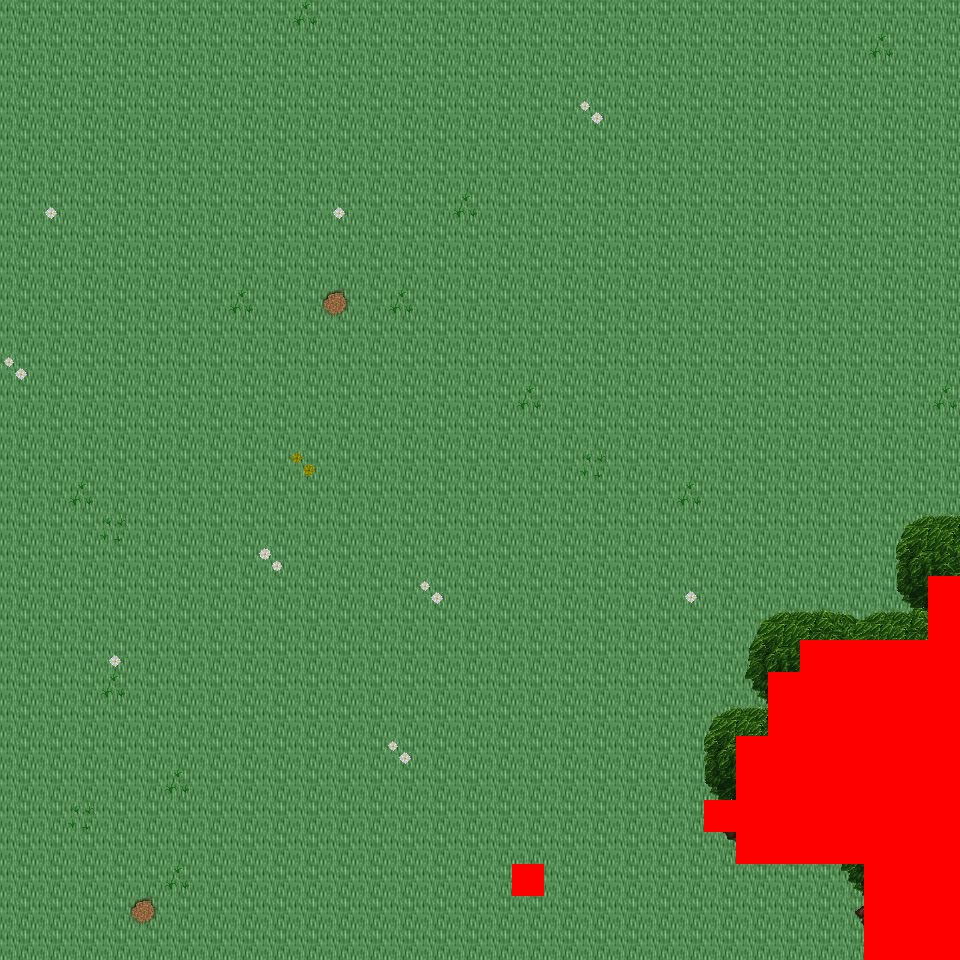

Tiled map render using the project's own tile images. Description and the map definition, with tile-layer contents summarised, below:
An orthogonal 30x30 tile map with 32x32 px tiles, 6 tile layers (Ground, Object, Object2, Above, ...), 48 tilesets and 3 objects (3x mapExit).

<map version="1.0" orientation="orthogonal" renderorder="right-down" width="30" height="30" tilewidth="32" tileheight="32" nextobjectid="4">
  <tileset firstgid="1" name="tileset_logic_collision" tilewidth="32" tileheight="32" tilecount="1" columns="1">
    <image source="../drawable/tileset_logic_collision.png" width="32" height="32" />
  </tileset>
  <tileset firstgid="2" name="tileset_ground_ground" tilewidth="32" tileheight="32" tilecount="33" columns="3">
    <image source="../drawable/tileset_ground_ground.png" width="96" height="352" />
  </tileset>
  <tileset firstgid="35" name="tileset_ground_water_water" tilewidth="32" tileheight="32" tilecount="24" columns="3">
    <image source="../drawable/tileset_ground_water_water.png" width="96" height="256" />
  </tileset>
  <tileset firstgid="59" name="tileset_plant_grasses" tilewidth="32" tileheight="32" tilecount="6" columns="3">
    <image source="../drawable/tileset_plant_grasses.png" width="96" height="64" />
  </tileset>
  <tileset firstgid="65" name="tileset_ground_grass_edges" tilewidth="32" tileheight="32" tilecount="36" columns="12">
    <image source="../drawable/tileset_ground_grass_edges.png" width="384" height="96" />
  </tileset>
  <tileset firstgid="101" name="tileset_plant_tree_tree_green" tilewidth="32" tileheight="32" tilecount="88" columns="8">
    <image source="../drawable/tileset_plant_tree_tree_green.png" width="256" height="352" />
  </tileset>
  <tileset firstgid="189" name="tileset_ground_water_pool_grassy" tilewidth="32" tileheight="32" tilecount="27" columns="9">
    <image source="../drawable/tileset_ground_water_pool_grassy.png" width="288" height="96" />
  </tileset>
  <tileset firstgid="216" name="tileset_ground_water_water_corners" tilewidth="32" tileheight="32" tilecount="12" columns="6">
    <image source="../drawable/tileset_ground_water_water_corners.png" width="192" height="64" />
  </tileset>
  <tileset firstgid="228" name="tileset_plant_flower_daisy_blue" tilewidth="32" tileheight="32" tilecount="8" columns="2">
    <image source="../drawable/tileset_plant_flower_daisy_blue.png" width="64" height="128" />
  </tileset>
  <tileset firstgid="236" name="tileset_ground_water_channels_grassy" tilewidth="32" tileheight="32" tilecount="6" columns="3">
    <image source="../drawable/tileset_ground_water_channels_grassy.png" width="96" height="64" />
  </tileset>
  <tileset firstgid="242" name="tileset_plant_flower_daisy_yellow" tilewidth="32" tileheight="32" tilecount="8" columns="2">
    <image source="../drawable/tileset_plant_flower_daisy_yellow.png" width="64" height="128" />
  </tileset>
  <tileset firstgid="250" name="tileset_plant_flower_daisy_white" tilewidth="32" tileheight="32" tilecount="8" columns="2">
    <image source="../drawable/tileset_plant_flower_daisy_white.png" width="64" height="128" />
  </tileset>
  <tileset firstgid="258" name="tileset_building_wall_wall_brown" tilewidth="32" tileheight="32" tilecount="12" columns="3">
    <image source="../drawable/tileset_building_wall_wall_brown.png" width="96" height="128" />
  </tileset>
  <tileset firstgid="270" name="tileset_plant_bush_bushes" tilewidth="32" tileheight="32" tilecount="10" columns="5">
    <image source="../drawable/tileset_plant_bush_bushes.png" width="160" height="64" />
  </tileset>
  <tileset firstgid="280" name="tileset_plant_vine" tilewidth="32" tileheight="32" tilecount="3" columns="1">
    <image source="../drawable/tileset_plant_vine.png" width="32" height="96" />
  </tileset>
  <tileset firstgid="283" name="tileset_building_decoration_rocks_2" tilewidth="32" tileheight="32" tilecount="2" columns="1">
    <image source="../drawable/tileset_building_decoration_rocks_2.png" width="32" height="64" />
  </tileset>
  <tileset firstgid="285" name="tileset_plant_stump_stump_green" tilewidth="32" tileheight="32" tilecount="4" columns="2">
    <image source="../drawable/tileset_plant_stump_stump_green.png" width="64" height="64" />
  </tileset>
  <tileset firstgid="289" name="tileset_building_decoration_green_block" tilewidth="32" tileheight="32" tilecount="4" columns="2">
    <image source="../drawable/tileset_building_decoration_green_block.png" width="64" height="64" />
  </tileset>
  <tileset firstgid="293" name="tileset_plant_tree_tree_golden_small" tilewidth="32" tileheight="32" tilecount="6" columns="2">
    <image source="../drawable/tileset_plant_tree_tree_golden_small.png" width="64" height="96" />
  </tileset>
  <tileset firstgid="299" name="tileset_plant_flower_daisy_red" tilewidth="32" tileheight="32" tilecount="8" columns="2">
    <image source="../drawable/tileset_plant_flower_daisy_red.png" width="64" height="128" />
  </tileset>
  <tileset firstgid="307" name="tileset_plant_stump_stump_purple" tilewidth="32" tileheight="32" tilecount="4" columns="2">
    <image source="../drawable/tileset_plant_stump_stump_purple.png" width="64" height="64" />
  </tileset>
  <tileset firstgid="311" name="tileset_item_pot_dark_barrel" tilewidth="32" tileheight="32" tilecount="2" columns="1">
    <image source="../drawable/tileset_item_pot_dark_barrel.png" width="32" height="64" />
  </tileset>
  <tileset firstgid="313" name="tileset_ground_ladder_vertical_dark" tilewidth="32" tileheight="32" tilecount="3" columns="3">
    <image source="../drawable/tileset_ground_ladder_vertical_dark.png" width="96" height="32" />
  </tileset>
  <tileset firstgid="316" name="tileset_item_statue_green_stone" tilewidth="32" tileheight="32" tilecount="12" columns="4">
    <image source="../drawable/tileset_item_statue_green_stone.png" width="128" height="96" />
  </tileset>
  <tileset firstgid="328" name="tileset_item_statue_grey_stone" tilewidth="32" tileheight="32" tilecount="4" columns="2">
    <image source="../drawable/tileset_item_statue_grey_stone.png" width="64" height="64" />
  </tileset>
  <tileset firstgid="332" name="tileset_ground_rock_pebbles" tilewidth="32" tileheight="32" tilecount="3" columns="1">
    <image source="../drawable/tileset_ground_rock_pebbles.png" width="32" height="96" />
  </tileset>
  <tileset firstgid="335" name="tileset_item_corpse_huge_animal" tilewidth="32" tileheight="32" tilecount="16" columns="2">
    <image source="../drawable/tileset_item_corpse_huge_animal.png" width="64" height="256" />
  </tileset>
  <tileset firstgid="351" name="tileset_building_fence_fence_chunky" tilewidth="32" tileheight="32" tilecount="21" columns="3">
    <image source="../drawable/tileset_building_fence_fence_chunky.png" width="96" height="224" />
  </tileset>
  <tileset firstgid="372" name="tileset_building_roof_red" tilewidth="32" tileheight="32" tilecount="20" columns="5">
    <image source="../drawable/tileset_building_roof_red.png" width="160" height="128" />
  </tileset>
  <tileset firstgid="392" name="tileset_building_decoration_banner" tilewidth="32" tileheight="32" tilecount="12" columns="1">
    <image source="../drawable/tileset_building_decoration_banner.png" width="32" height="384" />
  </tileset>
  <tileset firstgid="404" name="tileset_building_door_closed" tilewidth="32" tileheight="32" tilecount="1" columns="1">
    <image source="../drawable/tileset_building_door_closed.png" width="32" height="32" />
  </tileset>
  <tileset firstgid="405" name="tileset_building_window_window_right" tilewidth="32" tileheight="32" tilecount="2" columns="2">
    <image source="../drawable/tileset_building_window_window_right.png" width="64" height="32" />
  </tileset>
  <tileset firstgid="407" name="tileset_building_decoration_floor_sparkle" tilewidth="32" tileheight="32" tilecount="18" columns="3">
    <image source="../drawable/tileset_building_decoration_floor_sparkle.png" width="96" height="192" />
  </tileset>
  <tileset firstgid="425" name="tileset_object_well" tilewidth="32" tileheight="32" tilecount="4" columns="2">
    <image source="../drawable/tileset_object_well.png" width="64" height="64" />
  </tileset>
  <tileset firstgid="429" name="tileset_building_decoration_magician_banner" tilewidth="32" tileheight="32" tilecount="3" columns="3">
    <image source="../drawable/tileset_building_decoration_magician_banner.png" width="96" height="32" />
  </tileset>
  <tileset firstgid="432" name="tileset_building_decoration_chimney" tilewidth="32" tileheight="32" tilecount="2" columns="1">
    <image source="../drawable/tileset_building_decoration_chimney.png" width="32" height="64" />
  </tileset>
  <tileset firstgid="434" name="tileset_logic_item_sheepfood" tilewidth="32" tileheight="32" tilecount="1" columns="1">
    <image source="../drawable/tileset_logic_item_sheepfood.png" width="32" height="32" />
  </tileset>
  <tileset firstgid="435" name="tileset_logic_creature_rodent" tilewidth="32" tileheight="32" tilecount="8" columns="8">
    <image source="../drawable/tileset_logic_creature_rodent.png" width="256" height="32" />
  </tileset>
  <tileset firstgid="443" name="tileset_logic_creature_animal" tilewidth="32" tileheight="32" tilecount="32" columns="8">
    <image source="../drawable/tileset_logic_creature_animal.png" width="256" height="128" />
  </tileset>
  <tileset firstgid="475" name="tileset_logic_item_resources" tilewidth="32" tileheight="32" tilecount="6" columns="6">
    <image source="../drawable/tileset_logic_item_resources.png" width="192" height="32" />
  </tileset>
  <tileset firstgid="481" name="tileset_logic_protection" tilewidth="32" tileheight="32" tilecount="2" columns="2">
    <image source="../drawable/tileset_logic_protection.png" width="64" height="32" />
  </tileset>
  <tileset firstgid="483" name="tileset_ground_green_paving" tilewidth="32" tileheight="32" tilecount="18" columns="3">
    <image source="../drawable/tileset_ground_green_paving.png" width="96" height="192" />
  </tileset>
  <tileset firstgid="501" name="tileset_building_fence_palisade" tilewidth="32" tileheight="32" tilecount="84" columns="6">
    <image source="../drawable/tileset_building_fence_palisade.png" width="192" height="448" />
  </tileset>
  <tileset firstgid="585" name="tileset_light_light_5x5" tilewidth="32" tileheight="32" tilecount="25" columns="5">
    <image source="../drawable/tileset_light_light_5x5.png" width="160" height="160" />
  </tileset>
  <tileset firstgid="610" name="tileset_light_door_light" tilewidth="32" tileheight="32" tilecount="12" columns="3">
    <image source="../drawable/tileset_light_door_light.png" width="96" height="128" />
  </tileset>
  <tileset firstgid="622" name="tileset_building_decoration_orbpedestal" tilewidth="32" tileheight="32" tilecount="2" columns="1">
    <image source="../drawable/tileset_building_decoration_orbpedestal.png" width="32" height="64" />
  </tileset>
  <tileset firstgid="624" name="tileset_item_pot_wooden_crates" tilewidth="32" tileheight="32" tilecount="6" columns="3">
    <image source="../drawable/tileset_item_pot_wooden_crates.png" width="96" height="64" />
  </tileset>
  <tileset firstgid="630" name="tileset_logic_creature_fowl" tilewidth="32" tileheight="32" tilecount="6" columns="6">
    <image source="../drawable/tileset_logic_creature_fowl.png" width="192" height="32" />
  </tileset>
  <layer name="Ground" width="30" height="30">
    <data>[900 cells, 900 non-empty, 1 distinct tile ids]</data>
  </layer>
  <layer name="Object" width="30" height="30">
    <data>[900 cells, 2 non-empty, 1 distinct tile ids]</data>
  </layer>
  <layer name="Object2" width="30" height="30">
    <data>[900 cells, 43 non-empty, 22 distinct tile ids]</data>
  </layer>
  <layer name="Above" width="30" height="30">
    <data>[900 cells, 65 non-empty, 36 distinct tile ids]</data>
  </layer>
  <layer name="Above2" width="30" height="30">
    <data>[900 cells, 2 non-empty, 2 distinct tile ids]</data>
  </layer>
  <layer name="Walkable" width="30" height="30">
    <data>[900 cells, 58 non-empty, 1 distinct tile ids]</data>
  </layer>
  <objectgroup name="MapEvents">
    <object id="1" name="south" type="mapExit" x="0" y="928" width="864" height="32">
      <properties>
        <property name="map" value="level_0_x137_y22" />
        <property name="x" value="0" />
        <property name="y" value="1" />
      </properties>
    </object>
    <object id="2" name="west" type="mapExit" x="0" y="0" width="32" height="960">
      <properties>
        <property name="map" value="level_0_x136_y21" />
        <property name="x" value="28" />
        <property name="y" value="0" />
      </properties>
    </object>
    <object id="3" name="east" type="mapExit" x="928" y="0" width="32" height="576">
      <properties>
        <property name="map" value="level_0_x138_y21" />
        <property name="x" value="1" />
        <property name="y" value="0" />
      </properties>
    </object>
  </objectgroup>
</map>
